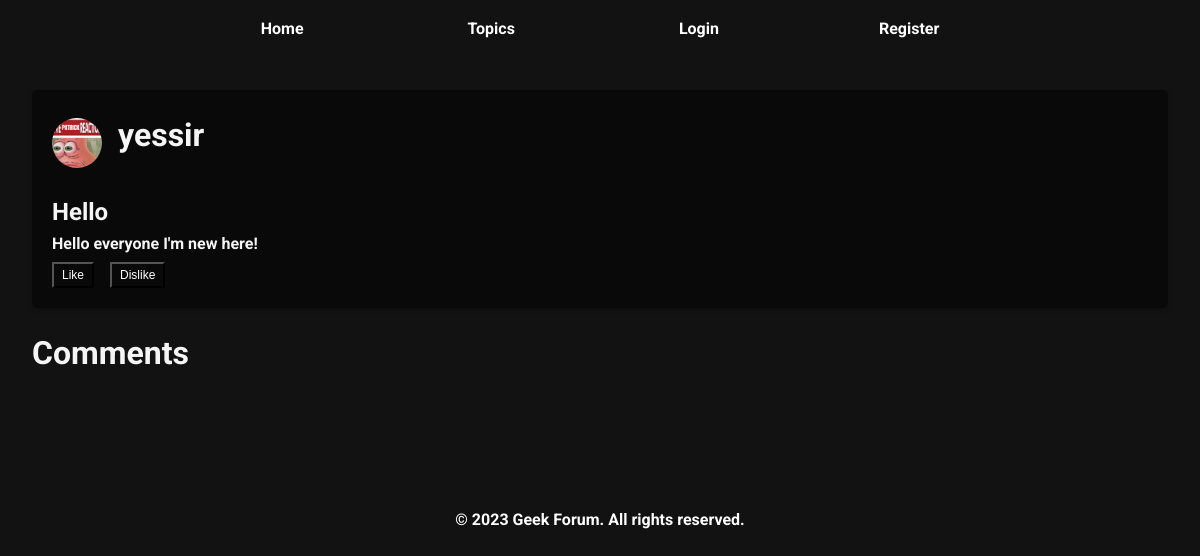
Page /post.php?idp=44 on the committed database.
### tables this page shows
CREATE TABLE `accounts` (
  `id` int(11) NOT NULL,
  `username` varchar(50) NOT NULL,
  `email` varchar(50) NOT NULL,
  `password` varchar(255) NOT NULL,
  `date` date NOT NULL DEFAULT current_timestamp(),
  `profile_pic` varchar(255) NOT NULL DEFAULT 'photos/placeholder.jpg',
  `posts` int(11) NOT NULL,
  `comments` int(11) NOT NULL,
  `likes` int(11) NOT NULL
);

CREATE TABLE `posts` (
  `idp` int(11) NOT NULL,
  `under` int(11) DEFAULT NULL,
  `id` int(11) NOT NULL,
  `username` varchar(50) NOT NULL,
  `title` varchar(256) DEFAULT NULL,
  `content` varchar(256) NOT NULL,
  `created_at` datetime NOT NULL DEFAULT current_timestamp(),
  `id_topic` int(11) DEFAULT NULL
);

### post.php (the view, shortened to what this page needs)
<?php
        require 'db.php';
        $idp = isset($_GET['idp']) ? $_GET['idp'] : null;
        $sql = "SELECT * FROM posts WHERE idp = '$idp'";
        $sql = $conn->query($sql);
    ?>
    <!DOCTYPE html>
    <html lang="en">
    <head>
        <link rel="stylesheet" href="post.css">
    </head>
    <body>
        <?php require 'header.php';?>
        <main>
            <article class="post">
                <?php if ($sql->num_rows > 0):?>
                <?php $post = $sql->fetch_assoc();?>
                <?php
                $user_profile_pic_sql = "SELECT profile_pic FROM accounts WHERE username = '{$post['username']}'";
                $user_profile_pic_result = $conn->query($user_profile_pic_sql);
                $user_profile_pic = "";
                if ($user_profile_pic_result->num_rows > 0) {
                    $user_profile_pic_data = $user_profile_pic_result->fetch_assoc();
                    $user_profile_pic = $user_profile_pic_data['profile_pic'];
                }
                ?>
            <div class="post-header">
                <div class="user-info">
                    <img src="<?php echo $user_profile_pic;?>" alt="Profile Picture" class="profile-pic">
                    <h2><?php echo "<a href='user/{$post['id']}' class='user-link'>".htmlspecialchars($post['username'])."</a>";?></h2>
                </div>
                <h1><?php echo htmlspecialchars($post['title']); ?></h1>
                <p><?php echo htmlspecialchars($post['content']);?></p>
                <div class="buttons">
                    <button id="likeBtn" class="likeBtn">Like</button>
                    <button id="dislikeBtn" class="dislikeBtn">Dislike</button>
                </div>
            </div>
            </article>
            <section class="comments">
                <h2>Comments</h2>
            <?php else:?>
            <p>Error 404 Post not found!</p>
            <?php endif;?>
        </main>
        <?php require 'footer.php';?>
    </body>
    </html>

### post.css (style rules this page uses)
* { margin: 0; padding: 0; box-sizing: border-box; color: #f5f5f5; }
body { font-family: 'Roboto', sans-serif; background-color: #121212; font-weight: bold; line-height: 1.6; display: flex; flex-direction: column; min-height: 100%; min-width: 800px; overflow-x: auto; overflow-y: auto; background-image: url('.resources/background.jpg'); background-position: center; background-repeat: no-repeat; background-size: cover; background-attachment: fixed; }
main { display: flex; flex-direction: column; align-items: center; padding: 2rem; flex-grow: 1; }
main h2 { font-size: 2rem; margin-bottom: 1rem; }
.post { background-color: rgba(0, 0, 0, 0.5); border-radius: 5px; box-shadow: 0 2px 5px rgba(0, 0, 0, 0.2); margin-bottom: 20px; padding: 20px; width: 100%; }
.comments { margin-bottom: 2rem; width: 100%; }
.buttons { margin-top: 5px; display: flex; justify-content: flex-start; }
.likeBtn, .dislikeBtn { background-color: transparent; color:white; padding: 0.25rem 0.5rem; font-size: 0.75rem; cursor: pointer; transition: background-color 0.3s ease; }
.likeBtn { margin-right: 1rem; }
.post-header { display: flex; flex-direction: column; }
.profile-pic { border-radius: 50%; height: 50px; margin-right: 1rem; object-fit: cover; width: 50px; }
.user-info { display: flex; align-items: center; margin-bottom: 1rem; }
.user-link { color: inherit; text-decoration: none; transition: color 0.3s ease; }

### rows in the picture
accounts: profile_pic (picture)
posts: username "yessir", title "Hello", content "Hello everyone I'm new here!"
